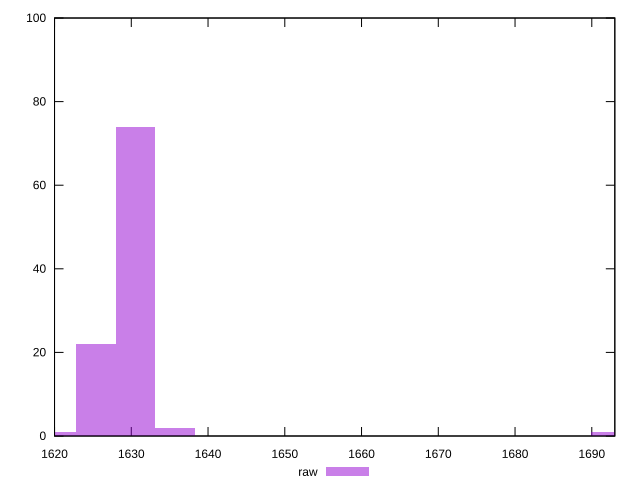

Recreate this plot in gnuplot.
reset

$raw <<EOF
1692.4934050072152 1
1630.572914580122 74
1625.4128737111976 22
1635.7329554490464 2
1620.2528328422732 1
EOF

set key outside below
set boxwidth 5.160040868924437
set xrange [1620:1693]
set yrange [0:100]
set trange [0:100]
set style fill transparent solid 0.5 noborder
set terminal svg size 640, 490 enhanced background rgb 'white'
set output "reports/report_00033_2021-03-01T14-23-16.841Z/render-blocking-resources/samples/astro-cached/raw/histogram.svg"

plot $raw title "raw" with boxes

reset
